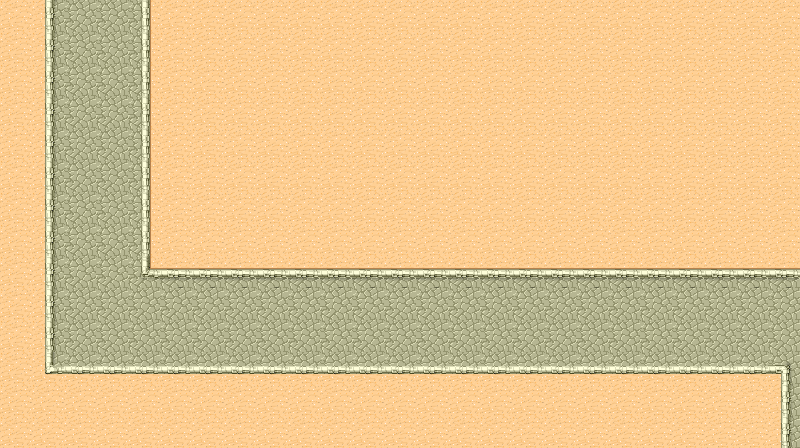

This is a level from a 2D game, rendered from its Tiled map with the project's own tilesets. A one-line summary and the map file follow, with tile-layer data summarised:
An orthogonal 25x14 tile map with 32x32 px tiles, 1 tile layer (Background) and 8 objects (Waypoint0, Waypoint1, Waypoint2, Waypoint3, Waypoint4, ...).

<map version="1.0" orientation="orthogonal" width="25" height="14" tilewidth="32" tileheight="32">
 <tileset firstgid="1" name="smallTiles" tilewidth="32" tileheight="32" spacing="1" margin="1">
  <image source="tmw_desert_spacing.png" width="265" height="199" />
  <tile id="29">
   <properties>
    <property name="Buildable" value="1" />
   </properties>
  </tile>
 </tileset>
 <layer name="Background" width="25" height="14">
  <data>[350 cells, 350 non-empty, 9 distinct tile ids]</data>
 </layer>
 <objectgroup name="Objects" width="25" height="14">
  <object name="Waypoint0" x="64" y="0" />
  <object name="Waypoint1" x="64" y="128" />
  <object name="Waypoint2" x="64" y="352" />
  <object name="Waypoint3" x="352" y="352" />
  <object name="Waypoint4" x="704" y="352" />
  <object name="Waypoint5" x="800" y="352" />
  <object name="Waypoint9" x="128" y="288" />
  <object name="Waypoint10" x="128" y="0" />
 </objectgroup>
</map>
